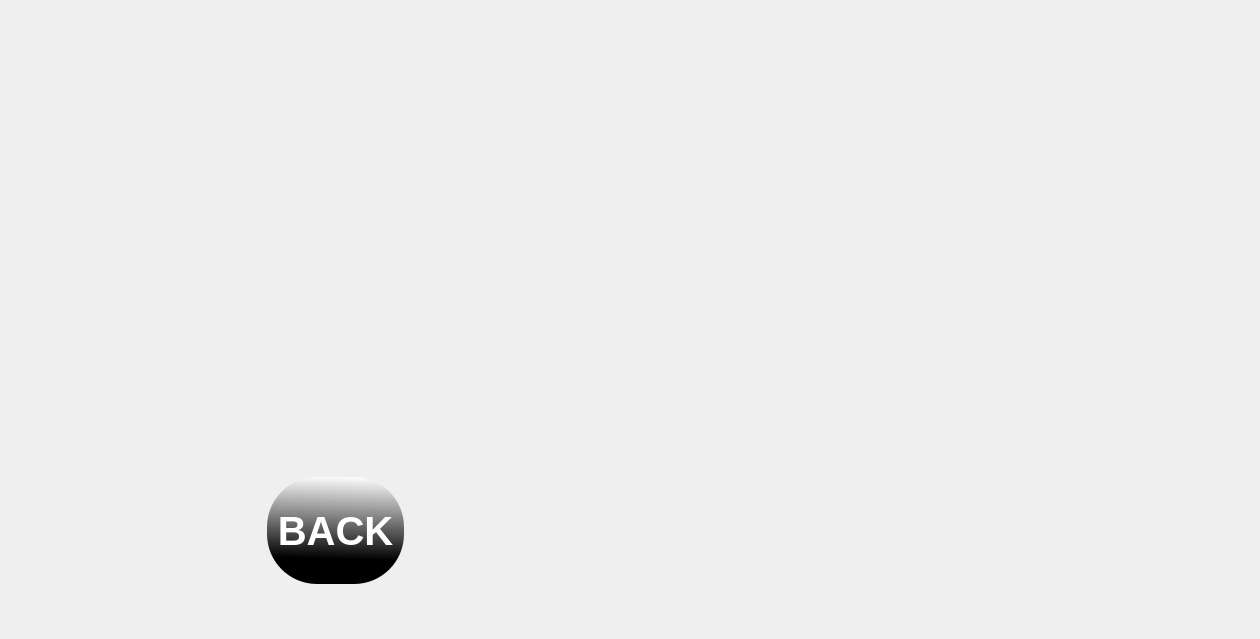
    <widget class="QWidget" name="page_54">
     <widget class="QLabel" name="label_45">
      <property name="geometry">
       <rect>
        <x>0</x>
        <y>0</y>
        <width>1250</width>
        <height>630</height>
       </rect>
      </property>
      <property name="text">
       <string/>
      </property>
      <property name="pixmap">
       <pixmap resource="icon.qrc">:/sos/sos/so.jpeg</pixmap>
      </property>
      <property name="scaledContents">
       <bool>true</bool>
      </property>
     </widget>
     <widget class="QLabel" name="label_46">
      <property name="geometry">
       <rect>
        <x>930</x>
        <y>0</y>
        <width>321</width>
        <height>201</height>
       </rect>
      </property>
      <property name="text">
       <string/>
      </property>
      <property name="pixmap">
       <pixmap resource="icon.qrc">:/sos/sos/Na_(Sodium).jpg</pixmap>
      </property>
      <property name="scaledContents">
       <bool>true</bool>
      </property>
     </widget>
     <widget class="QPushButton" name="neon_back_push_11">
      <property name="geometry">
       <rect>
        <x>260</x>
        <y>470</y>
        <width>151</width>
        <height>121</height>
       </rect>
      </property>
      <property name="font">
       <font>
        <pointsize>30</pointsize>
        <italic>false</italic>
        <bold>true</bold>
       </font>
      </property>
      <property name="autoFillBackground">
       <bool>false</bool>
      </property>
      <property name="styleSheet">
       <string notr="true">QPushButton
{
border:none;
	color: white;
	
	
	background-color: qlineargradient(spread:pad, x1:0.8, y1:0.78, x2:0.83, y2:0, stop:0 rgba(0, 0, 0, 255), stop:1 rgba(255, 255, 255, 255));
border-radius:50px;
margin:7px;

}
QPushButton:pressed
{
	
	background-color: qlineargradient(spread:pad, x1:0.518232, y1:0.349, x2:0.515022, y2:0.938, stop:0 rgba(0, 0, 0, 255), stop:1 rgba(255, 255, 255, 255));
}</string>
      </property>
      <property name="text">
       <string>BACK</string>
      </property>
     </widget>
    </widget>
